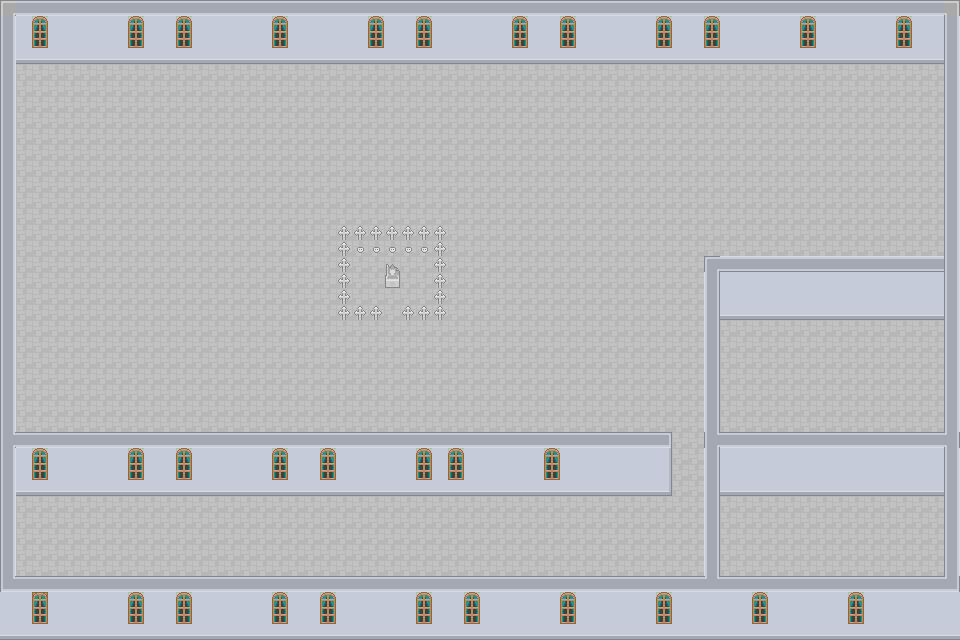

Below is a game level as drawn by its tile map, then a one-line description and the .tmx that defines it (tile-layer data replaced by summaries):
An orthogonal 60x40 tile map with 16x16 px tiles, 2 tile layers (Floor, Walls).

<map version="1.10" tiledversion="1.11.2" orientation="orthogonal" renderorder="right-down" width="60" height="40" tilewidth="16" tileheight="16" infinite="0" nextlayerid="4" nextobjectid="1">
 <tileset firstgid="1" source="mapka nice.tsx" />
 <layer id="2" name="Floor" width="60" height="40">
  <data>[2400 cells, 2400 non-empty, 3 distinct tile ids]</data>
 </layer>
 <layer id="3" name="Walls" width="60" height="40">
  <data>[2400 cells, 868 non-empty, 20 distinct tile ids]</data>
 </layer>
</map>
